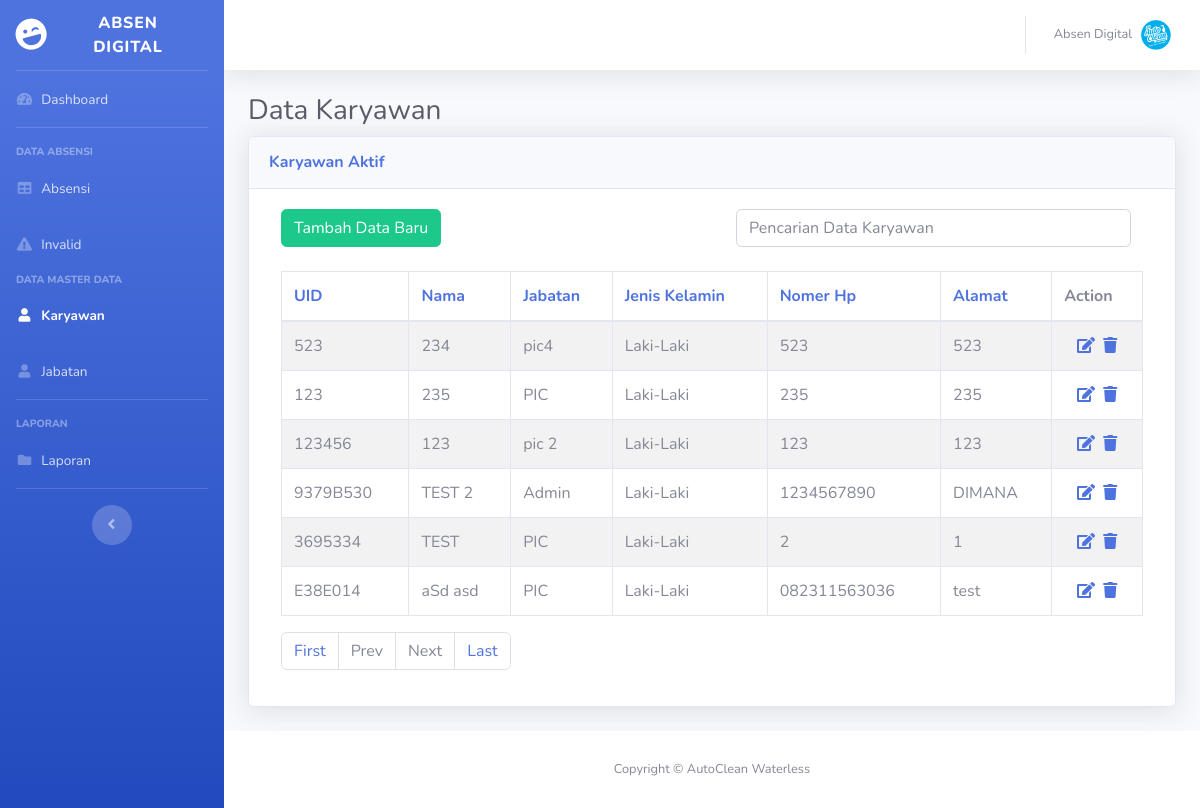
/apps/data_karyawan-index.php (signed in), run on the app's committed database.
### tables this page shows
CREATE TABLE `data_karyawan` (
  `id` int(50) NOT NULL,
  `id_admin` int(11) NOT NULL,
  `created` date NOT NULL DEFAULT current_timestamp(),
  `uid` varchar(20) NOT NULL,
  `nama` varchar(50) NOT NULL,
  `no_hp` varchar(15) NOT NULL,
  `id_jabatan` int(11) NOT NULL,
  `jenis_kelamin` varchar(20) NOT NULL,
  `alamat` text NOT NULL,
  `picture` varchar(100) NOT NULL
);

CREATE TABLE `data_jabatan` (
  `id` int(11) NOT NULL,
  `jabatan` varchar(50) NOT NULL,
  `id_admin` int(11) NOT NULL,
  `timestamp` datetime NOT NULL DEFAULT current_timestamp()
);

### apps/data_karyawan-index.php (the view, shortened to what this page needs)
<?php
require_once "config.php";
?>
<!DOCTYPE html>
<html lang="en">
<head>
	<link href="../src/vendor/fontawesome-free/css/all.min.css" rel="stylesheet" type="text/css">
	<link href="../src/css/sb-admin-2.min.css" rel="stylesheet">
	<link href="../src/vendor/datatables/dataTables.bootstrap4.min.css" rel="stylesheet">
</head>
<body id="page-top">
	<div id="wrapper">
		<?php include 'partial_sidebar.php'; ?>
		<div id="content-wrapper" class="d-flex flex-column">
			<div id="content">
				<?php include 'partial_topbar.php'; ?>
				<div class="container-fluid">
					<h1 class="h3 mb-2 text-gray-800">Data Karyawan</h1>
					<div class="card shadow mb-4">
						<div class="card-header py-3">
							<h6 class="m-0 font-weight-bold text-primary">Karyawan Aktif</h6>
						</div>
						<div class="card-body">
							<div class="col-md-12">
								<div class="row">
									<div class="col-md-6">
										<a href="data_karyawan-create.php" class="btn btn-success pull-right">Tambah Data Baru</a>
									</div>
									<div class="col-md-6">
										<form action="data_karyawan-index.php" method="get">
											<div class="col">
												<input type="text" class="form-control" placeholder="Pencarian Data Karyawan" name="search">
											</div>
										</form>
									</div>
								</div>
								<br>
								<?php
								if (isset($_GET['pageno'])) {
									$pageno = $_GET['pageno'];
								} else {
									$pageno = 1;
								}
								$no_of_records_per_page = 10;
								$offset = ($pageno - 1) * $no_of_records_per_page;
								$total_pages_sql = "SELECT COUNT(*) FROM data_karyawan";
								$result = mysqli_query($link, $total_pages_sql);
								$total_rows = mysqli_fetch_array($result)[0];
								$total_pages = ceil($total_rows / $no_of_records_per_page);
								$order = 'data_karyawan.id';
								$sort = 'desc';
								$sql = "SELECT *,data_karyawan.id FROM data_karyawan JOIN data_jabatan ON data_jabatan.id = data_karyawan.id_jabatan ORDER BY $order $sort LIMIT $offset, $no_of_records_per_page";
								if (!empty($_GET['search'])) {
									$search = ($_GET['search']);
									$sql = "SELECT * FROM data_karyawan
								WHERE CONCAT (uid,nama,jabatan,no_hp,alamat)
								LIKE '%$search%'
								ORDER BY $order $sort
								LIMIT $offset, $no_of_records_per_page";
								} else {
									$search = "";
								}
								if ($result = mysqli_query($link, $sql)) {
									if (mysqli_num_rows($result) > 0) {
										echo "<table class
										='table table-bordered table-striped'>";
										echo "<thead>";
										echo "<tr>";
										echo "<th><a href=?search=$search&sort=&order=uid&sort=$sort>UID</th>";
										echo "<th><a href=?search=$search&sort=&order=nama&sort=$sort>Nama</th>";
										echo "<th><a href=?search=$search&sort=&order=jabatan&sort=$sort>Jabatan</th>";
										echo "<th><a href=?search=$search&sort=&order=jenis_kelamin&sort=$sort>Jenis Kelamin</th>";
										echo "<th><a href=?search=$search&sort=&order=no_hp&sort=$sort>Nomer Hp</th>";
										echo "<th><a href=?search=$search&sort=&order=alamat&sort=$sort>Alamat</th>";
										echo "<th>Action</th>";
										echo "</tr>";
										echo "</thead>";
										echo "<tbody>";
										while ($row = mysqli_fetch_array($result)) {
											echo "<tr>";
											echo "<td>" . $row['uid'] . "</td>";
											echo "<td>" . $row['nama'] . "</td>";
											echo "<td>" . $row['jabatan'] . "</td>";
											echo "<td>" . $row['jenis_kelamin'] . "</td>";
											echo "<td>" . $row['no_hp'] . "</td>";
											echo "<td>" . $row['alamat'] . "</td>";
											echo "<td class='text-center'>";
											echo "<a href='data_karyawan-update.php?id=" . $row['id'] . "' title='Edit' data-toggle='tooltip'><span class='fa fa-edit'></span></a> &nbsp;";
											echo "<a href='data_karyawan-delete.php?id=" . $row['id'] . "' title='Hapus' data-toggle='tooltip'><span class='fa fa-trash'></span></a>";
											echo "</td>";
											echo "</tr>";
										}
										echo "</tbody>";
										echo "</table>";
								?>
										<nav aria-label="Page navigation example">
											<ul class="pagination">
												<li class="page-item"><a class="page-link" href="?pageno=1">First</a></li>
												<li class="page-item <?php if ($pageno <= 1) {
																			echo 'disabled';
																		} ?>">
													<a class="page-link" href="<?php if ($pageno <= 1) {
																					echo '#';
																				} else {
																					echo "?pageno=" . ($pageno - 1);
																				} ?>">Prev</a>
												</li>
												<li class="page-item <?php if ($pageno >= $total_pages) {
																			echo 'disabled';
																		} ?>">
													<a class="page-link" href="<?php if ($pageno >= $total_pages) {
																					echo '#';
																				} else {
																					echo "?pageno=" . ($pageno + 1);
																				} ?>">Next</a>
												</li>
												<li class="page-item"><a class="page-link" href="?pageno=<?php echo $total_pages; ?>">Last</a></li>
											</ul>
										</nav>
								<?php
									} else {
										echo "<p class='lead'><em>No records were found.</em></p>";
									}
								} else {
									echo "ERROR: Could not able to execute $sql. " . mysqli_error($link);
								}
								?>
							</div>
						</div>
					</div>
				</div>
			</div>
			<footer class="sticky-footer bg-white">
				<div class="container my-auto">
					<div class="copyright text-center my-auto">
						<span>Copyright &copy; AutoClean Waterless</span>
					</div>
				</div>
			</footer>
		</div>
	</div>
</body>
</html>

### data on the page
data_karyawan: uid "523", nama "234", data_jabatan.jabatan "pic4", jenis_kelamin "Laki-Laki", no_hp "523", alamat "523"
data_karyawan: uid "123", nama "235", data_jabatan.jabatan "PIC", jenis_kelamin "Laki-Laki", no_hp "235", alamat "235"
data_karyawan: uid "123456", nama "123", data_jabatan.jabatan "pic 2", jenis_kelamin "Laki-Laki", no_hp "123", alamat "123"
data_karyawan: uid "9379B530", nama "TEST 2", data_jabatan.jabatan "Admin", jenis_kelamin "Laki-Laki", no_hp "1234567890", alamat "DIMANA"
data_karyawan: uid "3695334", nama "TEST", data_jabatan.jabatan "PIC", jenis_kelamin "Laki-Laki", no_hp "2", alamat "1"
data_karyawan: uid "E38E014", nama "aSd asd", data_jabatan.jabatan "PIC", jenis_kelamin "Laki-Laki", no_hp "082311563036", alamat "test"
